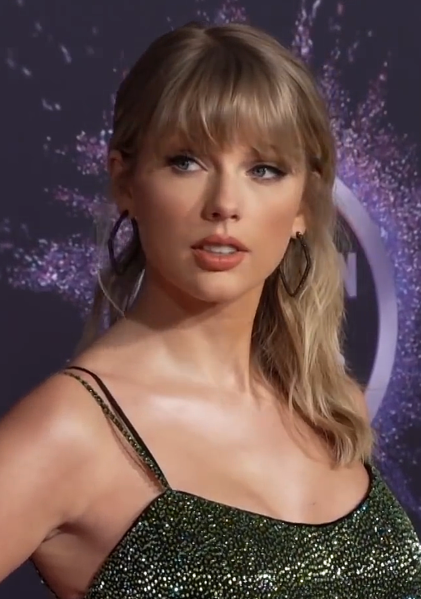
#> input picture image22.png, 421 x 599 px
$ jupyter execute --allow-errors Background_Removal.ipynb   (shell and % lines are left out)
#> lines starting #> are read from the running program, lines starting #| are printed output that depends on the picture; after the words box and inside, x2 and y2 are one past the last pixel; in counts of white or black regions, pixels touching at a corner belong together
[cell 1]
import cv2
import numpy as np

# parameters
MASK_COLOR = (0.0,0.0,1.0)

# Read Image
img = cv2.imread('image22.png')
#> img is the input picture: shape (599, 421, 3); mean B, G, R 77.9, 80.6, 104.8
gray = cv2.cvtColor(img, cv2.COLOR_BGR2GRAY)
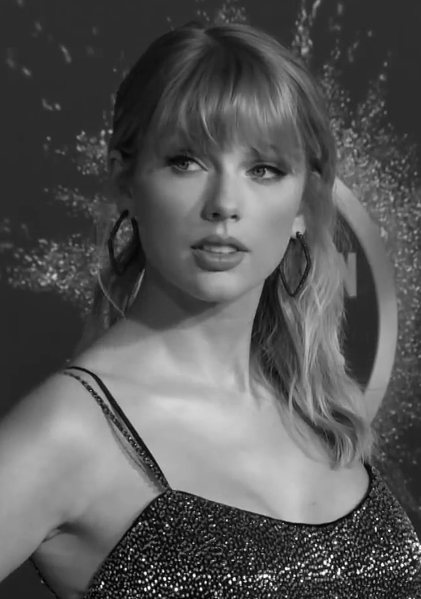
#> gray: shape (599, 421); min 0, max 255, mean 87.5

# Edge detection
edges = cv2.Canny(gray, 10, 200)
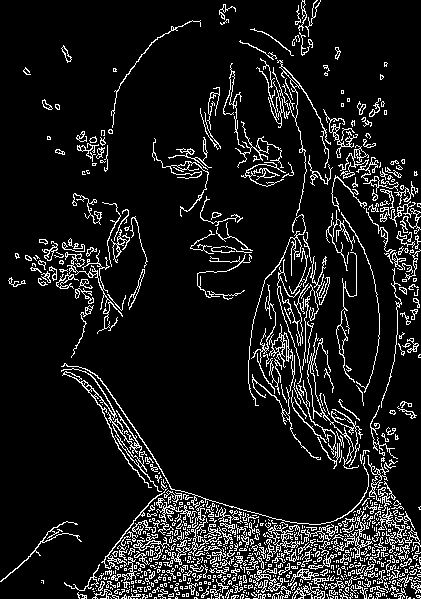
#> edges: shape (599, 421); 10.3% white in thin lines or dots
img_dilation = cv2.dilate(edges, None)
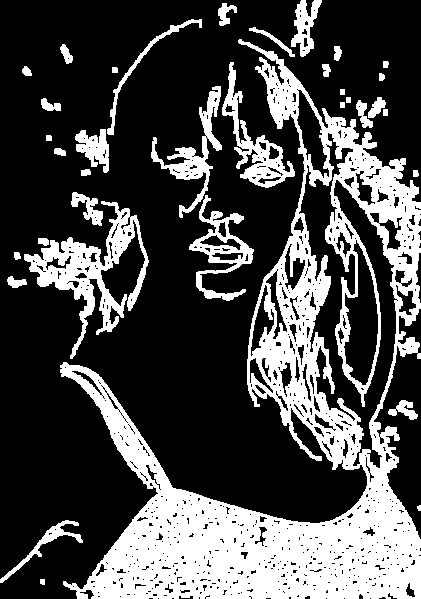
#> img_dilation: shape (599, 421); 29.1% white; 36 white regions, largest, box (x1, y1, x2, y2) and area: (60, 39, 421, 599) 55922, (24, 201, 149, 359) 5257, (222, 62, 295, 188) 2242
img_erosion = cv2.erode(img_dilation, None)
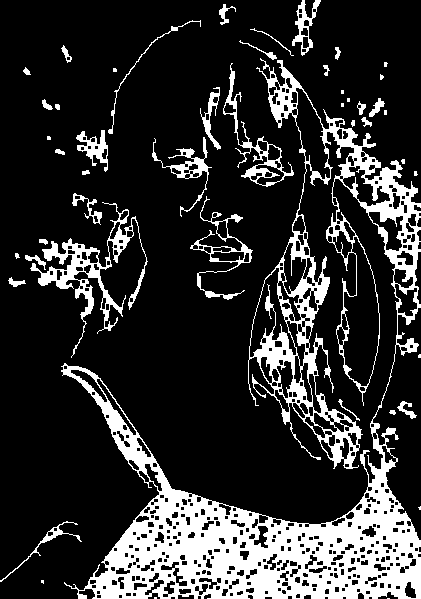
#> img_erosion: shape (599, 421); 19% white; 48 white regions (15 under 20 px)

# Find contours in edges
contour_info = []
contours, _ = cv2.findContours(edges, cv2.RETR_LIST, cv2.CHAIN_APPROX_NONE)
#> contours = 1543 contours, 1347 with area under 20; largest, box (x1, y1, x2, y2) and area: (107, 410, 162, 492) 502, (307, 333, 359, 469) 332, (252, 324, 321, 460) 310, (307, 360, 323, 415) 258, (61, 368, 152, 488) 248
for c in contours:
    contour_info.append((
        c,
        cv2.isContourConvex(c),
        cv2.contourArea(c),
    ))
#> this loop made 1543 passes
#> c on passes 1 to 3: [[413, 598], [414, 598]], [[389, 598]], [[387, 598]]
#> after the loop, contour_info = 1543 items
contour_info = sorted(contour_info, key=lambda c:c[2], reverse=True)
max_counter = contour_info[0]
#> max_counter = 3 items, first 3: contour of 330 points, box (x1, y1, x2, y2) (107, 410, 162, 492), area 502, False, 502

mask = np.zeros(img_erosion.shape)
#> (the rest of this cell did not finish here and is left out)
